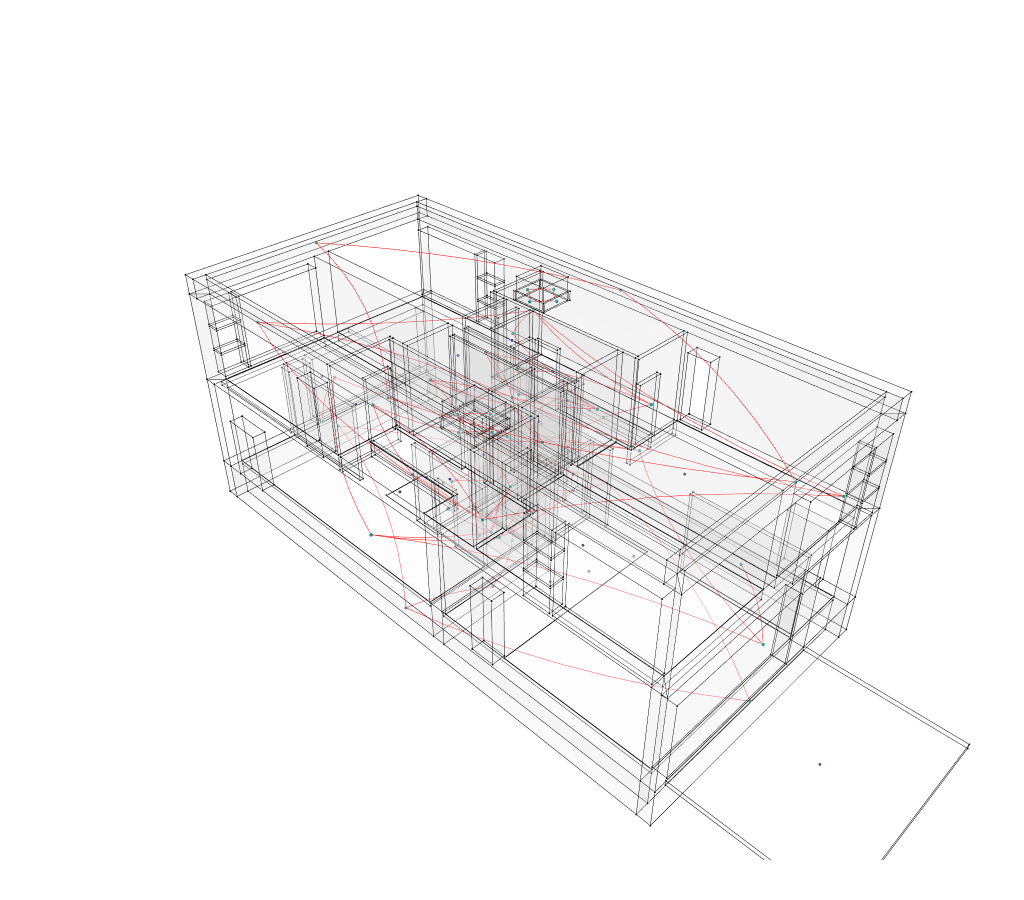

The notebook cell this image was saved under:
### Code cell
# Choose a renderer that works for your environment

# renderer="browser"
# renderer="jupyterlab"
renderer="vscode"
print(topologies)
# Draw the topologies and the graph with color-coding
Topology.Show(topologies, graph1,
              nameKey="IFC_name",
              sagitta= 0.05,
              absolute=False,
              faceOpacity=0.1,
              vertexSizeKey="closeness_centrality",
              vertexLabelKey="IFC_name",
              vertexGroupKey="IFC_type",
              vertexGroups=["Unknown", "IfcSpace", "IfcSlab", "IfcRoof", "IfcWall", "IfcWallStandardCase", "IfcDoor", "IfcWindow", "IfcFooting", "IfcPile", "IfcBuildingElementProxy"],
              showVertexLegend = False,
              showEdgeLegend = False,
              showFaceLegend = False,
              backgroundColor="white",
              width=1024,
              height=900,
              renderer=renderer)
